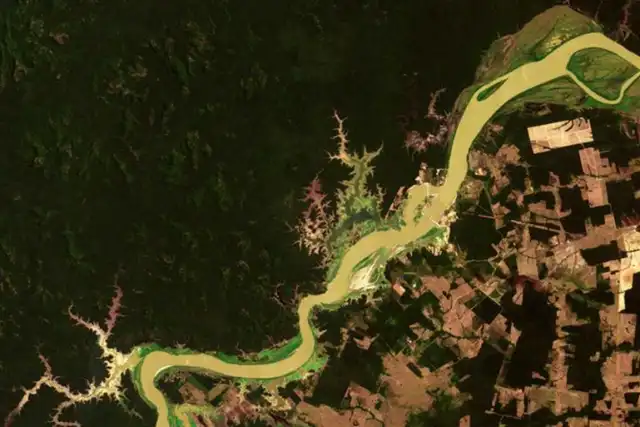
#> input picture imagem_exemplo2.jpeg, 640 x 427 px, found by its file name
$ python bordas.py
#> lines starting #> are read from the running program, lines starting #| are printed output that depends on the picture
import cv2
import numpy as np

# carrega a imagem em tons de cinza
img = cv2.imread('imagem_exemplo2.jpeg', cv2.IMREAD_GRAYSCALE)
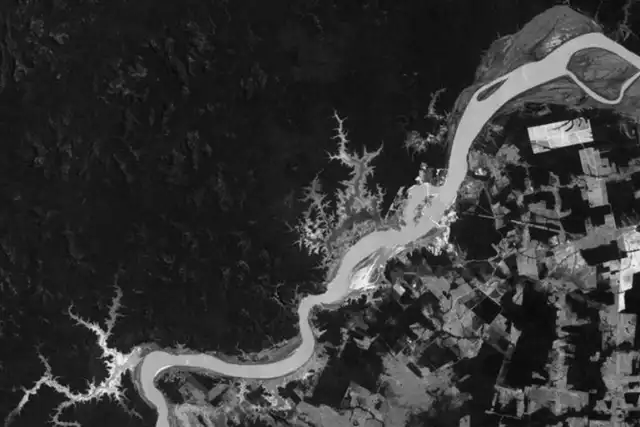
#> img: shape (427, 640); min 1, max 247, mean 52.9

# verifica se a imagem foi carregada corretamente
if img is None:
    print("Erro ao carregar a imagem. Verifique o nome do arquivo e o caminho.")
    exit()

# aplica filtro de suavização para reduzir o ruído
img_suavizada = cv2.GaussianBlur(img, (5, 5), 1.4)

# aplica detector de bordas Canny
bordas = cv2.Canny(img_suavizada, 100, 20)
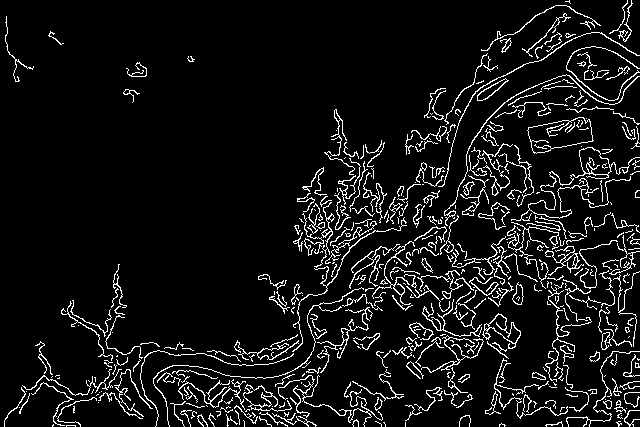
#> bordas: shape (427, 640); 7.8% white in thin lines or dots

# salva as imagens
cv2.imwrite('bordas/img_original.png', img)
cv2.imwrite('bordas/img_segmentada.png', bordas)

print("Imagens salvas.")

$ run again, with imagem_exemplo.jpeg copied over imagem_exemplo2.jpeg
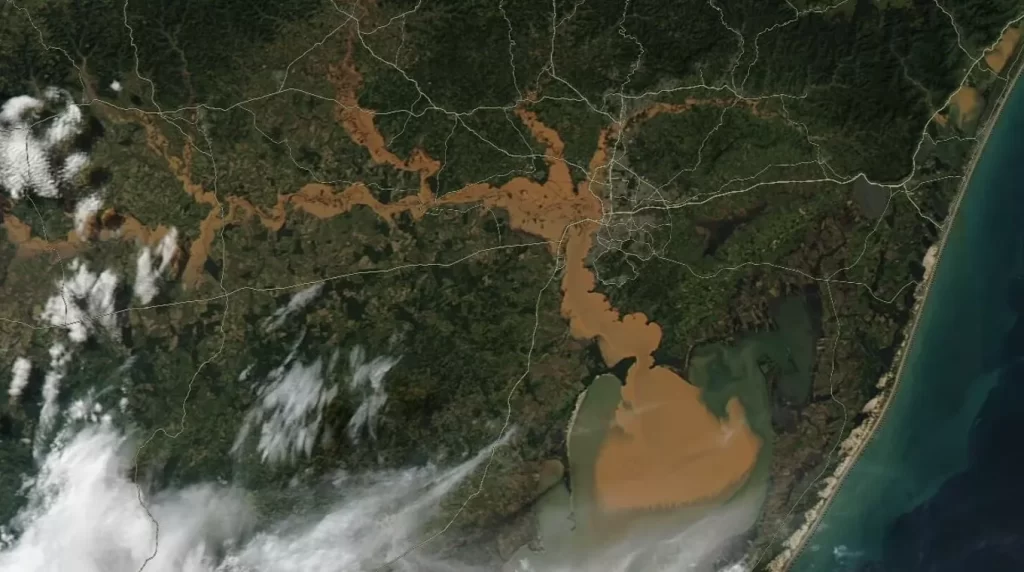
#> input picture imagem_exemplo.jpeg, 1024 x 572 px, found by its file name
#> `img = cv2.imread('imagem_exemplo2.jpeg', cv2.IMREAD_GRAYSCALE)`:
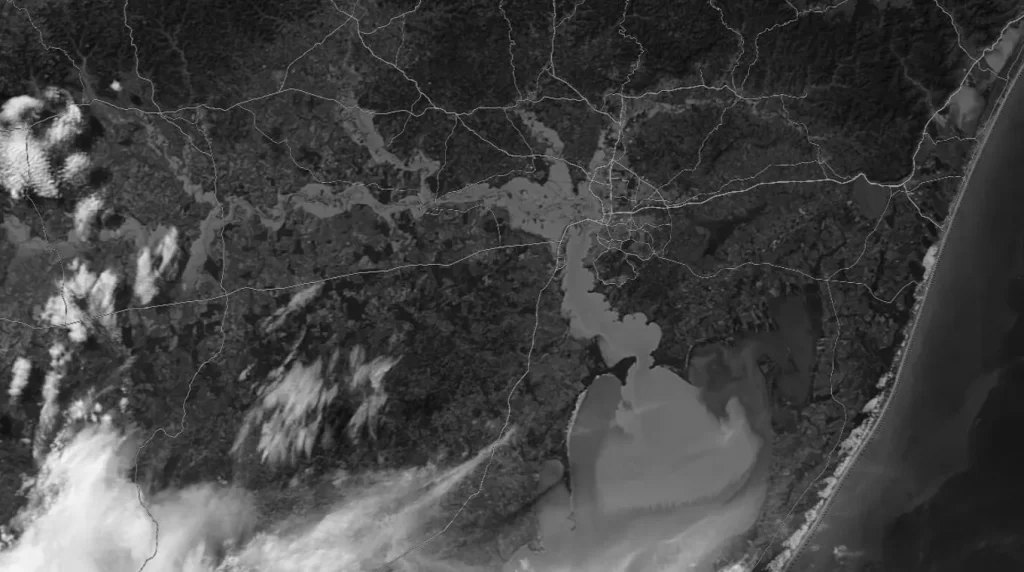
#> img: shape (572, 1024); min 8, max 247, mean 67
#> `bordas = cv2.Canny(img_suavizada, 100, 20)`:
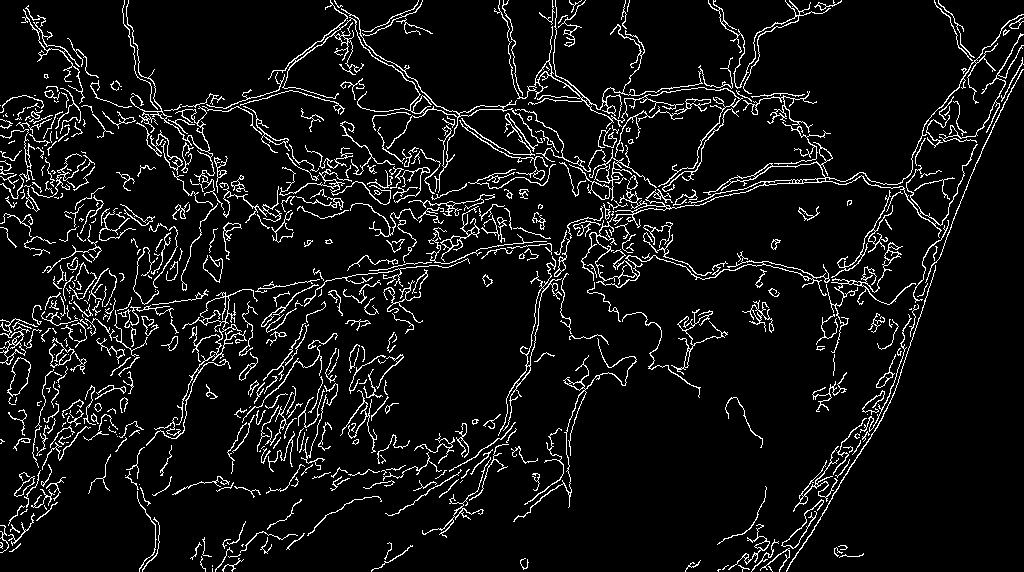
#> bordas: shape (572, 1024); 7.4% white in thin lines or dots
